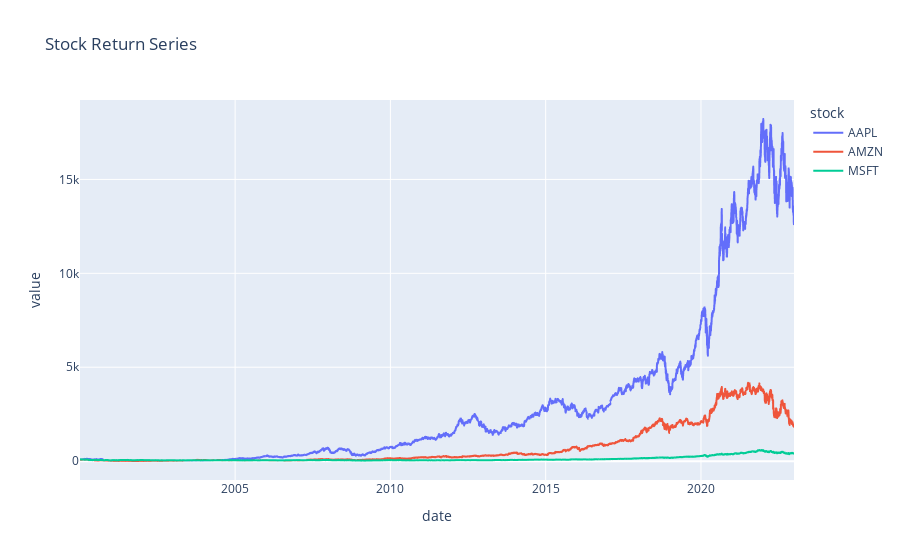

Notebook code for this chart:
### Code cell
# calc total return
df_returns = df_returns + 1
df_returns = 100 * df_returns.cumprod()
df_returns

# plot
fig3 = px.line(data_frame=df_returns.reset_index().melt(id_vars='date'), x='date', y='value', line_group='stock', color='stock', title='Stock Return Series')
fig3.show()

### Figure 1 — Plotly figure (JSON) as saved in the notebook; plotly's stock layout.template omitted (floating-point values rounded to 4 significant figures; data arrays with more than 128 entries replaced by an {"elided": "..."} marker saying what was removed)
{"data": [{"hovertemplate": "stock=AAPL<br>date=%{x}<br>value=%{y}<extra></extra>", "legendgroup": "AAPL", "line": {"color": "#636efa", "dash": "solid"}, "marker": {"symbol": "circle"}, "mode": "lines", "name": "AAPL", "showlegend": true, "type": "scattergl", "x": {"elided": "5786 str values"}, "xaxis": "x", "y": {"elided": "5786 float values"}, "yaxis": "y"}, {"hovertemplate": "stock=AMZN<br>date=%{x}<br>value=%{y}<extra></extra>", "legendgroup": "AMZN", "line": {"color": "#EF553B", "dash": "solid"}, "marker": {"symbol": "circle"}, "mode": "lines", "name": "AMZN", "showlegend": true, "type": "scattergl", "x": {"elided": "5786 str values"}, "xaxis": "x", "y": {"elided": "5786 float values"}, "yaxis": "y"}, {"hovertemplate": "stock=MSFT<br>date=%{x}<br>value=%{y}<extra></extra>", "legendgroup": "MSFT", "line": {"color": "#00cc96", "dash": "solid"}, "marker": {"symbol": "circle"}, "mode": "lines", "name": "MSFT", "showlegend": true, "type": "scattergl", "x": {"elided": "5786 str values"}, "xaxis": "x", "y": {"elided": "5786 float values"}, "yaxis": "y"}], "layout": {"legend": {"title": {"text": "stock"}, "tracegroupgap": 0}, "title": {"text": "Stock Return Series"}, "xaxis": {"anchor": "y", "domain": [0, 1], "title": {"text": "date"}}, "yaxis": {"anchor": "x", "domain": [0, 1], "title": {"text": "value"}}}}
